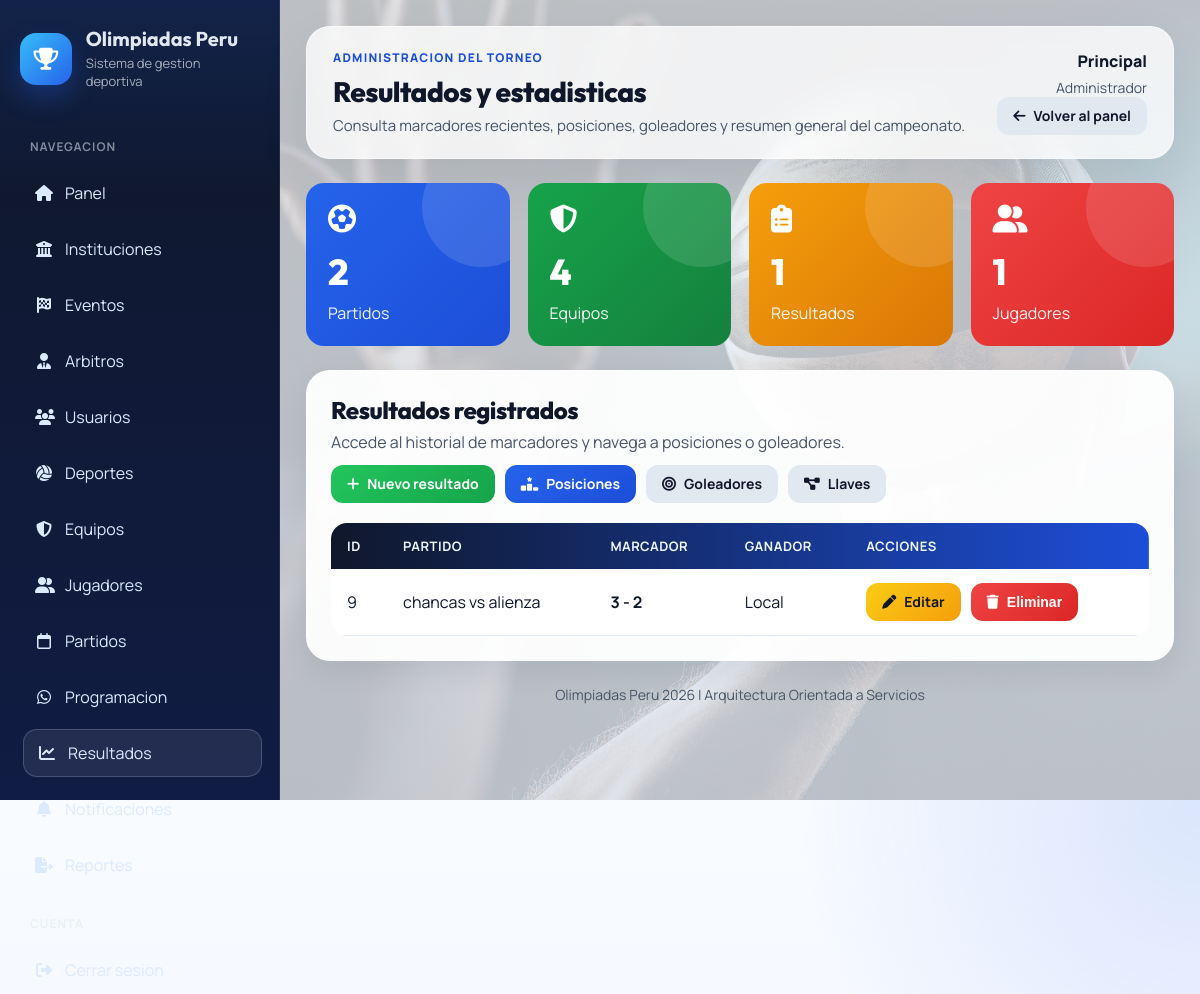
The app's page /modules/resultados/index.php (signed in) with its own data.
### tables this page shows
CREATE TABLE `resultados` (
  `id_resultado` int(11) NOT NULL AUTO_INCREMENT,
  `id_partido` int(11) NOT NULL,
  `marcador_local` int(11) DEFAULT 0,
  `marcador_visitante` int(11) DEFAULT 0,
  `ganador` varchar(100) DEFAULT NULL,
  `observaciones` text DEFAULT NULL,
  `fecha_registro` timestamp NOT NULL DEFAULT current_timestamp(),
  PRIMARY KEY (`id_resultado`),
  KEY `id_partido` (`id_partido`),
  CONSTRAINT `resultados_ibfk_1` FOREIGN KEY (`id_partido`) REFERENCES `partidos` (`id_partido`)
);

CREATE TABLE `equipos` (
  `id_equipo` int(11) NOT NULL AUTO_INCREMENT,
  `nombre` varchar(100) NOT NULL,
  `director_tecnico` varchar(100) DEFAULT NULL,
  `logo` varchar(255) DEFAULT NULL,
  `fecha_registro` timestamp NOT NULL DEFAULT current_timestamp(),
  `id_institucion` int(11) NOT NULL,
  `id_deporte` int(11) NOT NULL,
  `id_categoria` int(11) NOT NULL,
  `capitan` varchar(100) DEFAULT NULL,
  `telefono_capitan` varchar(20) DEFAULT NULL,
  PRIMARY KEY (`id_equipo`),
  KEY `id_institucion` (`id_institucion`),
  KEY `id_deporte` (`id_deporte`),
  KEY `id_categoria` (`id_categoria`),
  CONSTRAINT `equipos_ibfk_1` FOREIGN KEY (`id_institucion`) REFERENCES `instituciones` (`id_institucion`),
  CONSTRAINT `equipos_ibfk_2` FOREIGN KEY (`id_deporte`) REFERENCES `deportes` (`id_deporte`),
  CONSTRAINT `equipos_ibfk_3` FOREIGN KEY (`id_categoria`) REFERENCES `categorias` (`id_categoria`)
);

### modules/resultados/index.php (called while the page is built, shortened)
<?php
require __DIR__ . '/index_view.php';
return;
?>

### includes/auth.php (called while the page is built, shortened)
<?php
function e(string $value): string
{
    return htmlspecialchars($value, ENT_QUOTES, 'UTF-8');
}

### modules/resultados/index_view.php (the view, shortened to what this page needs)
<?php
include '../../config/database.php';
$totalPartidos = (int) $conexion->query('SELECT COUNT(*) FROM partidos')->fetchColumn();
$totalEquipos = (int) $conexion->query('SELECT COUNT(*) FROM equipos')->fetchColumn();
$totalResultados = (int) $conexion->query('SELECT COUNT(*) FROM resultados')->fetchColumn();
$totalJugadores = (int) $conexion->query('SELECT COUNT(*) FROM jugadores')->fetchColumn();
$datos = $conexion->query('
    SELECT
        r.id_resultado,
        e1.nombre AS local,
        e2.nombre AS visitante,
        r.marcador_local,
        r.marcador_visitante,
        r.ganador
    FROM resultados r
    INNER JOIN partidos p ON r.id_partido = p.id_partido
    INNER JOIN equipos e1 ON p.equipo_local = e1.id_equipo
    INNER JOIN equipos e2 ON p.equipo_visitante = e2.id_equipo
    ORDER BY r.id_resultado DESC
')->fetchAll();
require '../../includes/app_header.php';
?>
<section class="metric-grid">
    <article class="metric-card metric-card--blue">
        <i class="fa-solid fa-futbol"></i>
        <h3><?= $totalPartidos ?></h3>
        <p>Partidos</p>
    </article>
    <article class="metric-card metric-card--green">
        <i class="fa-solid fa-shield-halved"></i>
        <h3><?= $totalEquipos ?></h3>
        <p>Equipos</p>
    </article>
    <article class="metric-card metric-card--amber">
        <i class="fa-solid fa-clipboard-list"></i>
        <h3><?= $totalResultados ?></h3>
        <p>Resultados</p>
    </article>
    <article class="metric-card metric-card--red">
        <i class="fa-solid fa-user-group"></i>
        <h3><?= $totalJugadores ?></h3>
        <p>Jugadores</p>
    </article>
</section>
<section class="panel-card">
    <div class="toolbar">
        <div class="toolbar__title">
            <h2>Resultados registrados</h2>
            <p>Accede al historial de marcadores y navega a posiciones o goleadores.</p>
        </div>
        <div class="actions">
            <a class="btn btn-success" href="crear.php">
                <i class="fa-solid fa-plus"></i>
                Nuevo resultado
            </a>
            <a class="btn btn-primary" href="posiciones.php">
                <i class="fa-solid fa-ranking-star"></i>
                Posiciones
            </a>
            <a class="btn btn-secondary" href="goleadores.php">
                <i class="fa-solid fa-bullseye"></i>
                Goleadores
            </a>
            <a class="btn btn-secondary" href="cruces.php">
                <i class="fa-solid fa-diagram-project"></i>
                Llaves
            </a>
        </div>
    </div>
    <div class="table-responsive">
        <table class="app-table">
            <thead>
                <tr>
                    <th>ID</th>
                    <th>Partido</th>
                    <th>Marcador</th>
                    <th>Ganador</th>
                    <th>Acciones</th>
                </tr>
            </thead>
            <tbody>
                <?php foreach ($datos as $fila): ?>
                    <tr>
                        <td><?= e((string) $fila['id_resultado']) ?></td>
                        <td><?= e($fila['local']) ?> vs <?= e($fila['visitante']) ?></td>
                        <td><strong><?= e((string) $fila['marcador_local']) ?> - <?= e((string) $fila['marcador_visitante']) ?></strong></td>
                        <td><?= e((string) $fila['ganador']) ?></td>
                        <td>
                            <div class="table-stack">
                                <a class="btn btn-warning" href="editar.php?id=<?= e((string) $fila['id_resultado']) ?>">
                                    <i class="fa-solid fa-pen"></i>
                                    Editar
                                </a>
                                <form class="inline-form" action="eliminar.php" method="POST" onsubmit="return confirm('¿Eliminar este resultado?');">
                                    <button class="btn btn-danger" type="submit">
                                        <i class="fa-solid fa-trash"></i>
                                        Eliminar
                                    </button>
                                </form>
                            </div>
                        </td>
                    </tr>
                <?php endforeach; ?>
            </tbody>
        </table>
    </div>
</section>
<?php require '../../includes/app_footer.php'; ?>

### css/style.css (style rules this page uses)
:root { --bg: #eef2ff; --surface: #ffffff; --text: #0f172a; --text-soft: #475569; --primary: #2563eb; --primary-2: #1d4ed8; --success: #16a34a; --warning: #f59e0b; --danger: #dc2626; --shadow-soft: 0 20px 50px rgba(15, 23, 42, 0.08); --shadow-card: 0 10px 30px rgba(15, 23, 42, 0.08); --radius-xl: 24px; --radius-lg: 18px; --radius-md: 14px; --radius-sm: 10px; --transition: 180ms ease; }
* { box-sizing: border-box; margin: 0; padding: 0; }
html { scroll-behavior: smooth; }
body { background: radial-gradient(circle at top right, rgba(37, 99, 235, 0.14), transparent 28%), radial-gradient(circle at bottom left, rgba(22, 163, 74, 0.12), transparent 24%), linear-gradient(180deg, #f8fbff 0%, var(--bg) 100%); color: var(--text); font-family: "Manrope", "Segoe UI", Tahoma, Geneva, Verdana, sans-serif; min-height: 100vh; }
h1, h2, h3, h4, h5, h6, .app-brand__title, .app-topbar__title { font-family: "Outfit", "Manrope", "Segoe UI", sans-serif; }
a { color: inherit; }
.hero-card, .panel-card, .data-card, .form-card, .auth-card { background: rgba(255, 255, 255, 0.94); border: 1px solid rgba(255, 255, 255, 0.7); border-radius: var(--radius-xl); box-shadow: var(--shadow-card); }
.hero-card, .panel-card, .data-card, .form-card { padding: 24px; }
.toolbar { align-items: center; display: flex; flex-wrap: wrap; gap: 12px; justify-content: space-between; margin-bottom: 20px; }
.toolbar__title h2, .section-title { font-size: 24px; font-weight: 800; letter-spacing: -0.02em; }
.toolbar__title p { color: var(--text-soft); margin-top: 6px; }
.actions { display: flex; flex-wrap: wrap; gap: 10px; }
.metric-grid, .cards { display: grid; gap: 18px; grid-template-columns: repeat(auto-fit, minmax(180px, 1fr)); }
.metric-card, .card { border-radius: var(--radius-lg); color: #fff; overflow: hidden; padding: 22px; position: relative; }
.metric-card::after, .card::after { background: rgba(255, 255, 255, 0.12); border-radius: 50%; content: ""; height: 120px; position: absolute; right: -32px; top: -36px; width: 120px; }
.metric-card h3, .card h2 { font-size: 36px; font-weight: 800; margin-bottom: 8px; position: relative; z-index: 1; }
.metric-card p, .card p { opacity: 0.94; position: relative; z-index: 1; }
.metric-card i, .card i { font-size: 28px; margin-bottom: 16px; position: relative; z-index: 1; }
.metric-card--blue, .card1 { background: linear-gradient(135deg, #2563eb, #1d4ed8); }
.metric-card--green, .card2 { background: linear-gradient(135deg, #16a34a, #15803d); }
.metric-card--amber, .card3 { background: linear-gradient(135deg, #f59e0b, #d97706); }
.metric-card--red, .card4 { background: linear-gradient(135deg, #ef4444, #dc2626); }
.table-responsive { overflow-x: auto; }
.app-table, table { background: var(--surface); border-collapse: collapse; border-radius: 16px; overflow: hidden; width: 100%; }
.app-table thead, table thead { background: linear-gradient(90deg, #0f172a, #1d4ed8); }
.app-table th, table th { color: #eff6ff; font-size: 13px; font-weight: 700; letter-spacing: 0.04em; padding: 14px 16px; text-align: left; text-transform: uppercase; }
.app-table td, table td { border-bottom: 1px solid rgba(226, 232, 240, 0.9); color: var(--text); padding: 14px 16px; vertical-align: middle; }
.app-table tbody td, table tbody td { background: rgba(255, 255, 255, 0.9); color: var(--text); }
.table-stack { display: flex; flex-wrap: wrap; gap: 10px; }
.btn, button, input[type="submit"] { align-items: center; border: 0; border-radius: 12px; cursor: pointer; display: inline-flex; font-size: 14px; font-weight: 700; gap: 8px; justify-content: center; line-height: 1; padding: 12px 16px; text-decoration: none; transition: transform var(--transition), box-shadow var(--transition), background var(--transition), opacity var(--transition); }
.btn-primary { background: linear-gradient(135deg, var(--primary), var(--primary-2)); color: #fff; }
.btn-success { background: linear-gradient(135deg, #22c55e, #16a34a); color: #fff; }
.btn-warning { background: linear-gradient(135deg, #facc15, #f59e0b); color: #111827; }
.btn-danger { background: linear-gradient(135deg, #ef4444, #dc2626); color: #fff; }
.btn-secondary { background: #e2e8f0; color: #0f172a; }
.inline-form { display: inline-flex; }

### records on screen
resultados: id_resultado "9", equipos.nombre "chancas", equipos.nombre "alienza", marcador_local "3", marcador_visitante "2", ganador "Local"

### other values on screen
$item['label'] "Panel"
$item['label'] "Instituciones"
$item['label'] "Eventos"
$item['label'] "Arbitros"
$item['label'] "Usuarios"
$item['label'] "Deportes"
$item['label'] "Equipos"
$item['label'] "Jugadores"
$item['label'] "Partidos"
$item['label'] "Programacion"
$item['label'] "Resultados"
$pageHeading "Resultados y estadisticas"
$pageDescription "Consulta marcadores recientes, posiciones, goleadores y resumen general del campeonato."
current_user_name() "Principal"
current_role_label() "Administrador"
